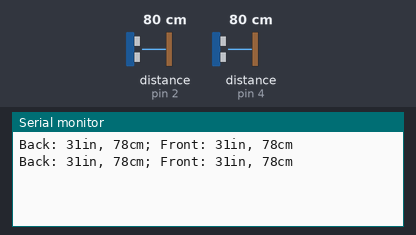
The sketch below on a simulated Arduino Uno, built with avr-gcc and run on an emulated ATmega328P. Parts: the last lines printed to the serial monitor. Wiring (inferred from the names in the program): 2 × range finder with pulse-width output: data pin 2 / data pin 4. The test bench sets the inputs (shaded band); at power-on: distance to the obstacle (sensors on pin 2, pin 4) 80 cm. The echo pulse lasts 58.3 µs per cm.

Above: at 1.2 s.
1.3 s: distance to the obstacle (sensor on pin 2) set to 2 cm
At 1.7 s:
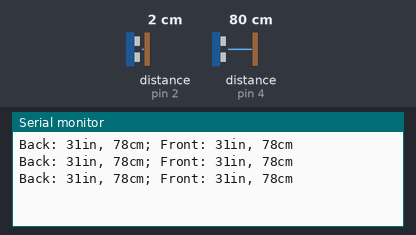
2.8 s: distance to the obstacle (sensor on pin 4) set to 2 cm
At 3.5 s:
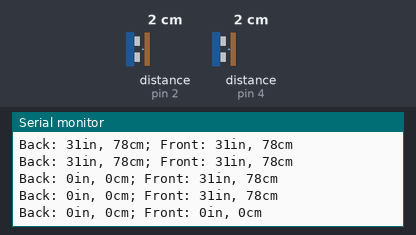
4.3 s: distance to the obstacle (sensor on pin 2) set to 4 cm
At 4.3 s:
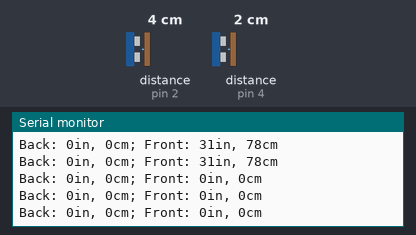
5.8 s: distance to the obstacle (sensor on pin 4) set to 4 cm
At 6.5 s:
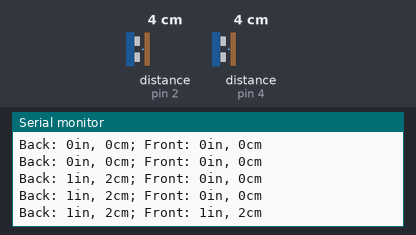
Timing chart, 0 to 8.3 s (numbered marks = the images above; inputs shaded):
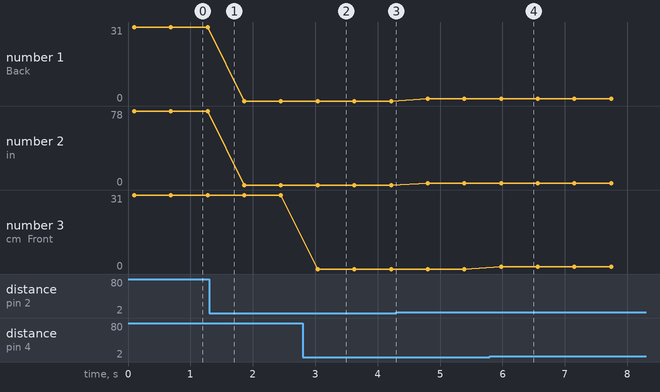

The sketch:

Ultrasonic.ino
```cpp
 //Feel free to use this code.
//Please be respectful by acknowledging the author in the code if you use or modify it.
//Author: Bruce Allen
//Date: 23/07/09

//Digital pin 7 for reading in the pulse width from the MaxSonar device.
//This variable is a constant because the pin will not change throughout execution of this code.
const int pwPinBack = 2;
const int pwPinFront = 4;

//variables needed to store values
long pulseBack, pulseFront, inchesBack, inchesFront, cmB, cmF;

void setup()
{
  //This opens up a serial connection to shoot the results back to the PC console
  Serial.begin(9600);
}

void loop()
{
  pinMode(pwPinBack, INPUT);
  pinMode(pwPinFront, INPUT);

  //Used to read in the pulse that is being sent by the MaxSonar device.
  //Pulse Width representation with a scale factor of 147 uS per Inch.

  pulseBack = pulseIn(pwPinBack, HIGH);
  pulseFront = pulseIn(pwPinFront, HIGH);
  //147uS per inch
  inchesBack = pulseBack / 147;
  inchesFront = pulseFront / 147;
  //change inches to centimetres
  cmB = inchesBack * 2.54;
  cmF = inchesFront * 2.54;

  Serial.print("Back: ");
  Serial.print(inchesBack);
  Serial.print("in, ");
  Serial.print(cmB);
  Serial.print("cm; ");
  Serial.print("Front: ");
  Serial.print(inchesFront);
  Serial.print("in, ");
  Serial.print(cmF);
  Serial.print("cm");
  Serial.println();

  delay(500);
}
```

Measured:
- after the input at 2.8 s, the serial monitor: prints a new line after 0.24 s (image 2)
- after the input at 5.8 s, the serial monitor: prints a new line after 0.18 s (image 4)
- plotted number 1: 31 → 0 after the input at 1.3 s, 0 → 1 after the input at 4.3 s
- plotted number 2: 78 → 0 after the input at 1.3 s, 0 → 2 after the input at 4.3 s
